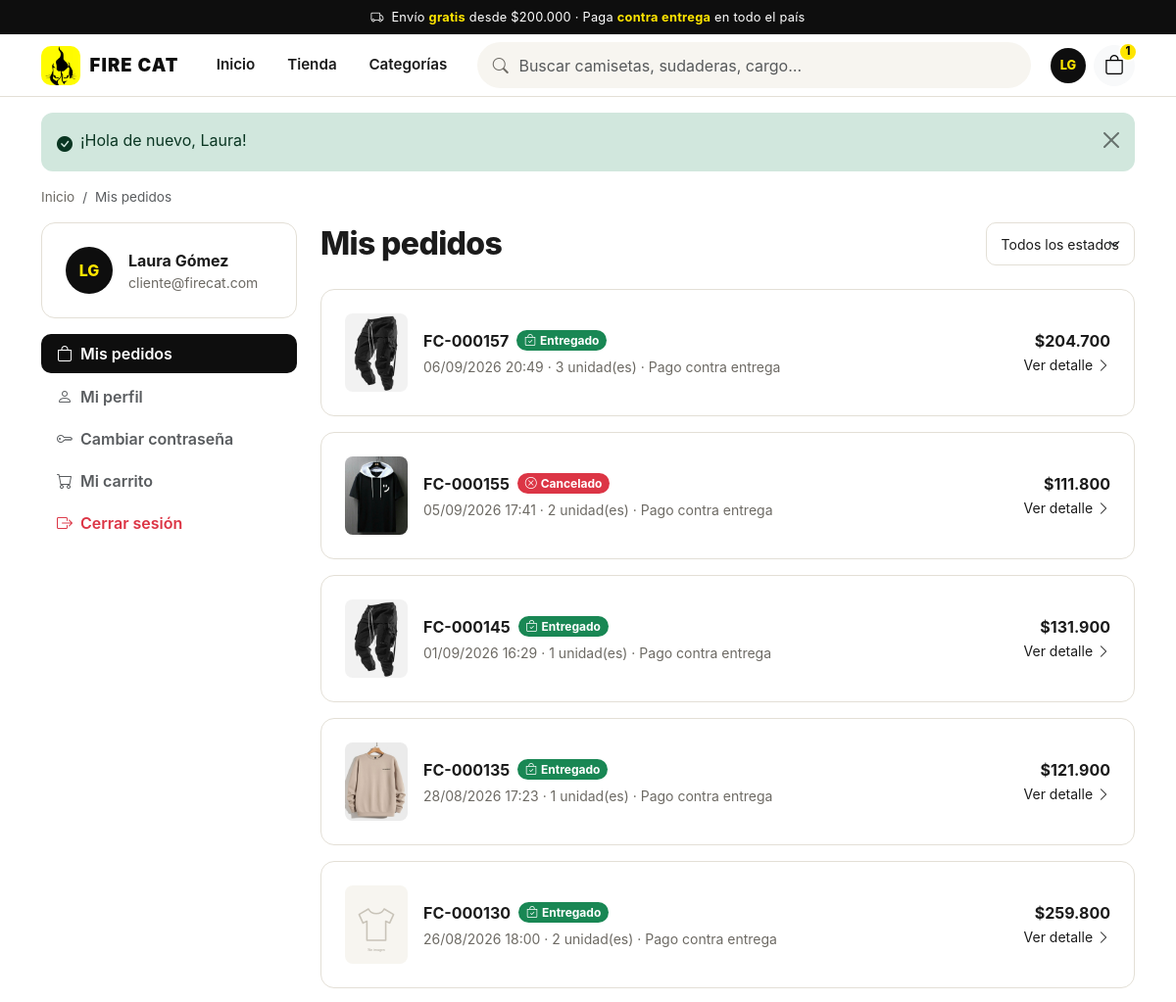
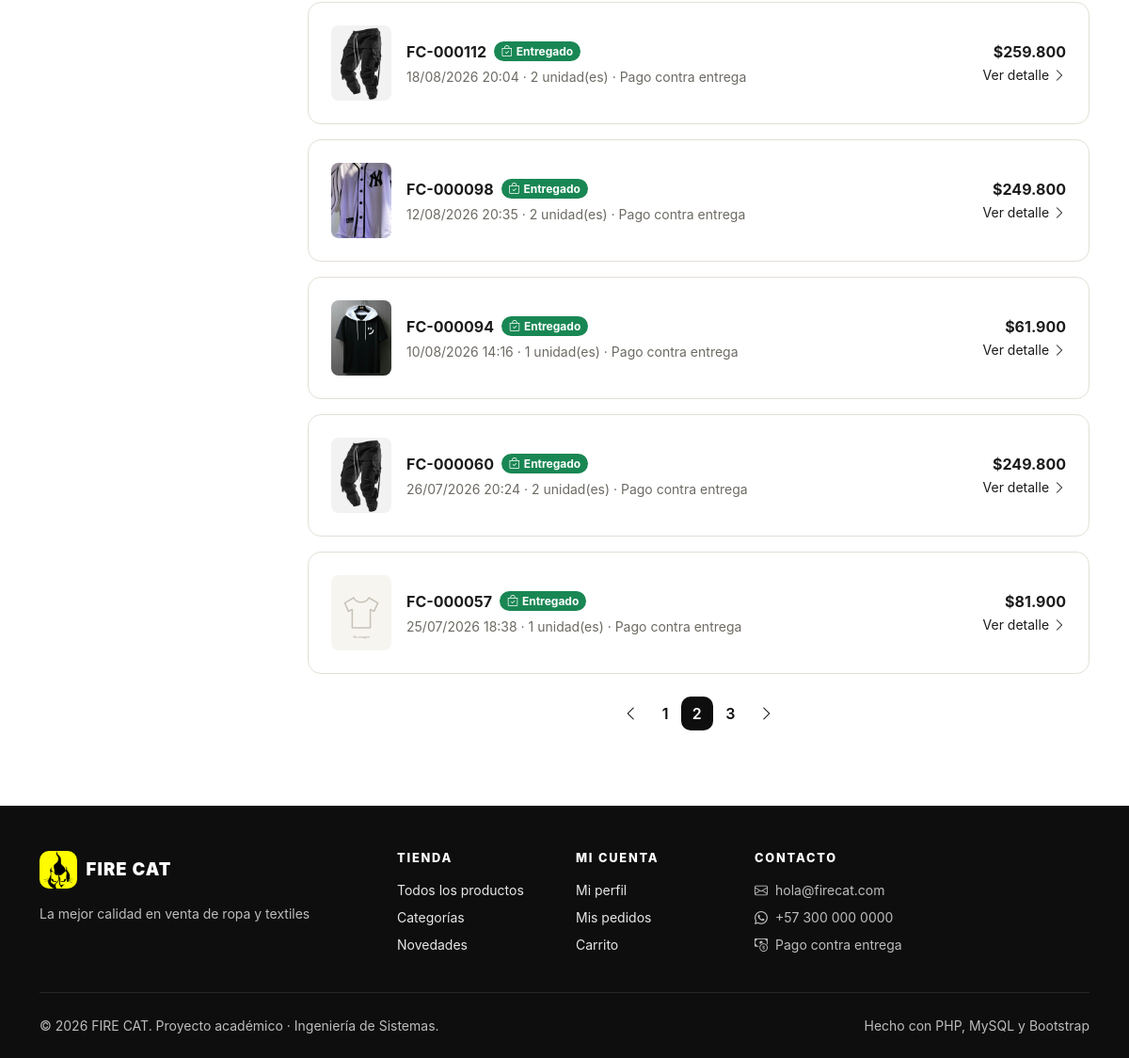
Screenshot of /mis_pedidos.php?pagina=2 (signed in) with the database file from the repository (2 pictures, top to bottom).
### tables this page shows
CREATE TABLE usuarios (
    id                    INT UNSIGNED NOT NULL AUTO_INCREMENT,
    nombre                VARCHAR(60)  NOT NULL,
    apellido              VARCHAR(60)  NOT NULL,
    email                 VARCHAR(120) NOT NULL,
    password_hash         VARCHAR(255) NOT NULL,
    telefono              VARCHAR(20)  NULL,
    direccion             VARCHAR(160) NULL,
    ciudad                VARCHAR(80)  NULL,
    rol                   ENUM('administrador','cliente') NOT NULL DEFAULT 'cliente',
    estado                ENUM('activo','inactivo')       NOT NULL DEFAULT 'activo',
    debe_cambiar_password TINYINT(1)   NOT NULL DEFAULT 0,
    ultimo_acceso         DATETIME     NULL,
    fecha_registro        DATETIME     NOT NULL DEFAULT CURRENT_TIMESTAMP,
    fecha_actualizacion   DATETIME     NOT NULL DEFAULT CURRENT_TIMESTAMP ON UPDATE CURRENT_TIMESTAMP,
    PRIMARY KEY (id),
    UNIQUE KEY uq_usuarios_email (email),
    KEY idx_usuarios_rol_estado (rol, estado)
);

CREATE TABLE pedidos (
    id                  INT UNSIGNED  NOT NULL AUTO_INCREMENT,
    codigo              VARCHAR(20)   NULL,
    usuario_id          INT UNSIGNED  NOT NULL,
    subtotal            DECIMAL(12,2) NOT NULL,
    costo_envio         DECIMAL(10,2) NOT NULL DEFAULT 0,
    total               DECIMAL(12,2) NOT NULL,
    estado              ENUM('pendiente','confirmado','preparado','enviado','entregado','cancelado')
                        NOT NULL DEFAULT 'pendiente',
    metodo_pago         ENUM('contra_entrega','pedido_prueba') NOT NULL DEFAULT 'contra_entrega',
    pago_con            DECIMAL(12,2) NULL COMMENT 'Efectivo con el que pagará (para calcular el cambio)',
    nombre_destinatario VARCHAR(120)  NOT NULL,
    telefono_entrega    VARCHAR(20)   NOT NULL,
    direccion_entrega   VARCHAR(160)  NOT NULL,
    ciudad_entrega      VARCHAR(80)   NOT NULL,
    notas               VARCHAR(255)  NULL,
    fecha_pedido        DATETIME      NOT NULL DEFAULT CURRENT_TIMESTAMP,
    fecha_actualizacion DATETIME      NOT NULL DEFAULT CURRENT_TIMESTAMP ON UPDATE CURRENT_TIMESTAMP,
    PRIMARY KEY (id),
    UNIQUE KEY uq_pedidos_codigo (codigo),
    KEY idx_pedidos_usuario (usuario_id),
    KEY idx_pedidos_estado_fecha (estado, fecha_pedido),
    KEY idx_pedidos_fecha (fecha_pedido),
    CONSTRAINT chk_pedidos_totales CHECK (subtotal >= 0 AND total >= 0 AND costo_envio >= 0),
    CONSTRAINT fk_pedidos_usuario FOREIGN KEY (usuario_id)
        REFERENCES usuarios (id) ON DELETE RESTRICT ON UPDATE CASCADE
);

### mis_pedidos.php (the view, shortened to what the rows shown need)
<?php
require __DIR__ . '/includes/bootstrap.php';
$usuario = requerir_login();
$filtroEstado = get_texto('estado', 20);
$params = [$usuario['id']];
$where = 'p.usuario_id = ?';
$total = (int) valor("SELECT COUNT(*) FROM pedidos p WHERE $where", $params);
$pag = paginar($total, 10, max(1, get_int('pagina', 1)));
$pedidos = filas("SELECT p.id, p.codigo, p.total, p.estado, p.fecha_pedido, p.metodo_pago,
                         (SELECT SUM(d.cantidad) FROM pedido_detalle d WHERE d.pedido_id = p.id) AS unidades,
                         (SELECT pr.imagen FROM pedido_detalle d JOIN productos pr ON pr.id = d.producto_id WHERE d.pedido_id = p.id ORDER BY d.id LIMIT 1) AS imagen
                  FROM pedidos p WHERE $where ORDER BY p.fecha_pedido DESC, p.id DESC
                  LIMIT {$pag['por_pagina']} OFFSET {$pag['offset']}", $params);
require __DIR__ . '/includes/header.php';
?>
<div class="container">
    <div class="row g-4">
        <aside class="col-lg-3"><?php require __DIR__ . '/includes/partials/menu_cuenta.php'; ?></aside>
        <section class="col-lg-9">
            <div class="d-flex flex-wrap justify-content-between align-items-center gap-2 mb-4">
                <h1 class="h2 mb-0">Mis pedidos</h1>
            </div>
            <?php if (!$pedidos): ?>
                <div class="estado-vacio">
                    <div class="icono"><i class="bi bi-receipt"></i></div>
                    <h2 class="h4"><?= $filtroEstado ? 'No hay pedidos con ese estado' : 'Aún no tienes pedidos' ?></h2>
                    <p class="text-muted-fc">Cuando compres, podrás seguir aquí el estado de tus pedidos.</p>
                    <a class="btn btn-fc" href="<?= url('productos.php') ?>">Explorar la tienda</a>
                </div>
            <?php else: ?>
                <div class="d-grid gap-3">
                    <?php foreach ($pedidos as $p): ?>
                        <a class="caja d-flex gap-3 align-items-center text-decoration-none text-reset" href="<?= url('pedido.php', ['id' => $p['id']]) ?>">
                            <img src="<?= imagen_url($p['imagen']) ?>" alt="" width="64" height="80" class="rounded-3 object-fit-cover d-none d-sm-block">
                            <div class="flex-grow-1">
                                <div class="d-flex flex-wrap gap-2 align-items-center mb-1">
                                    <strong><?= e($p['codigo']) ?></strong> <?= estado_pedido_badge($p['estado']) ?>
                                </div>
                                <div class="small text-muted-fc"><?= fecha($p['fecha_pedido']) ?> · <?= (int) $p['unidades'] ?> unidad(es) · <?= e(METODOS_PAGO[$p['metodo_pago']] ?? '') ?></div>
                            </div>
                            <div class="text-end">
                                <div class="fw-bold"><?= precio($p['total']) ?></div>
                                <span class="small">Ver detalle <i class="bi bi-chevron-right"></i></span>
                            </div>
                        </a>
                    <?php endforeach; ?>
                </div>
            <?php endif; ?>
        </section>
    </div>
</div>
<?php require __DIR__ . '/includes/footer.php'; ?>

### includes/header.php (shortened to what the rows shown need)
<?php defined('ROOT_PATH') || exit('Acceso directo no permitido.');
$usuario = usuario_actual();
?>
<!DOCTYPE html>
<html lang="es">
<head>
    <link rel="stylesheet" href="<?= asset('assets/vendor/bootstrap/bootstrap.min.css') ?>">
    <link rel="stylesheet" href="<?= asset('assets/vendor/bootstrap-icons/bootstrap-icons.min.css') ?>">
    <link rel="stylesheet" href="<?= asset('assets/css/tienda.css') ?>">
</head>
<body>
<nav class="navbar navbar-expand-lg navbar-fc sticky-top py-2" aria-label="Navegación principal">
    <div class="container">
        <div class="d-flex align-items-center gap-1 order-lg-3 ms-auto ms-lg-0">
            <?php if ($usuario): ?>
                <div class="dropdown">
                    <button class="btn btn-link p-0 border-0 ms-1" data-bs-toggle="dropdown" aria-expanded="false" aria-label="Mi cuenta">
                        <span class="avatar"><?= e(iniciales($usuario['nombre'], $usuario['apellido'])) ?></span>
                    </button>
                </div>
            <?php endif; ?>
        </div>
    </div>
</nav>
<main id="contenido">

### includes/partials/menu_cuenta.php (shortened to what the rows shown need)
<div class="caja mb-3 d-flex align-items-center gap-3 no-imprimir">
    <span class="avatar" style="width:48px;height:48px;font-size:1rem"><?= e(iniciales($usuario['nombre'], $usuario['apellido'])) ?></span>
    <div class="overflow-hidden">
        <div class="fw-bold text-truncate"><?= e($usuario['nombre'] . ' ' . $usuario['apellido']) ?></div>
        <div class="small text-muted-fc text-truncate"><?= e($usuario['email']) ?></div>
    </div>
</div>

### includes/pedidos.php (shortened to what the rows shown need)
<?php defined('ROOT_PATH') || exit('Acceso directo no permitido.');
function estado_pedido_badge(string $estado): string
{
    [$texto, $color, $icono] = ESTADOS_PEDIDO[$estado] ?? [ucfirst($estado), 'secondary', 'bi-circle'];
    $textoClase = in_array($color, ['warning', 'info'], true) ? ' text-dark' : '';
    return '<span class="badge rounded-pill text-bg-' . $color . $textoClase . '"><i class="bi ' . $icono . ' me-1"></i>' . e($texto) . '</span>';
}

### rows the page displays
usuarios: iniciales($usuario['nombre'], $usuario['apellido']) "LG", nombre+apellido "Laura Gómez", email "cliente@firecat.com"
pedidos: codigo "FC-000157", texto "Entregado", fecha_pedido "06/09/2026 20:49", unidades "3", metodo_pago "Pago contra entrega", total "$204.700"
pedidos: codigo "FC-000155", texto "Cancelado", fecha_pedido "05/09/2026 17:41", unidades "2", metodo_pago "Pago contra entrega", total "$111.800"
pedidos: codigo "FC-000145", texto "Entregado", fecha_pedido "01/09/2026 16:29", unidades "1", metodo_pago "Pago contra entrega", total "$131.900"
pedidos: shows a picture, codigo "FC-000135", texto "Entregado", fecha_pedido "28/08/2026 17:23", unidades "1", metodo_pago "Pago contra entrega", total "$121.900"
pedidos: codigo "FC-000130", texto "Entregado", fecha_pedido "26/08/2026 18:00", unidades "2", metodo_pago "Pago contra entrega", total "$259.800"
pedidos: codigo "FC-000112", texto "Entregado", fecha_pedido "18/08/2026 20:04", unidades "2", metodo_pago "Pago contra entrega", total "$259.800"
pedidos: shows a picture, codigo "FC-000098", texto "Entregado", fecha_pedido "12/08/2026 20:35", unidades "2", metodo_pago "Pago contra entrega", total "$249.800"
pedidos: codigo "FC-000094", texto "Entregado", fecha_pedido "10/08/2026 14:16", unidades "1", metodo_pago "Pago contra entrega", total "$61.900"
pedidos: codigo "FC-000060", texto "Entregado", fecha_pedido "26/07/2026 20:24", unidades "2", metodo_pago "Pago contra entrega", total "$249.800"
pedidos: codigo "FC-000057", texto "Entregado", fecha_pedido "25/07/2026 18:38", unidades "1", metodo_pago "Pago contra entrega", total "$81.900"

### other values shown
precio($envioGratis) "$200.000"
$nombreTienda "FIRE CAT"
$totalCarrito "1"
$texto "Inicio"
$texto "Tienda"
$texto "Categorías"
$f['mensaje'] "¡Hola de nuevo, Laura!"
ajuste('eslogan', 'Ropa urbana con actitud.') "La mejor calidad en venta de ropa y textiles"
ajuste('email_contacto') "hola@firecat.com"
ajuste('telefono_contacto') "+57 300 000 0000"
